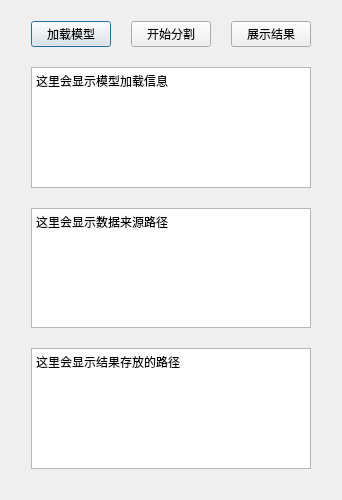
<?xml version="1.0" encoding="UTF-8"?>
<ui version="4.0">
 <class>main</class>
 <widget class="QDialog" name="main">
  <property name="geometry">
   <rect>
    <x>0</x>
    <y>0</y>
    <width>297</width>
    <height>500</height>
   </rect>
  </property>
  <property name="minimumSize">
   <size>
    <width>0</width>
    <height>500</height>
   </size>
  </property>
  <property name="maximumSize">
   <size>
    <width>16777215</width>
    <height>500</height>
   </size>
  </property>
  <property name="windowTitle">
   <string>主界面</string>
  </property>
  <layout class="QHBoxLayout" name="horizontalLayout_2">
   <item>
    <layout class="QVBoxLayout" name="verticalLayout_2">
     <property name="spacing">
      <number>20</number>
     </property>
     <property name="leftMargin">
      <number>20</number>
     </property>
     <property name="topMargin">
      <number>10</number>
     </property>
     <property name="rightMargin">
      <number>20</number>
     </property>
     <property name="bottomMargin">
      <number>20</number>
     </property>
     <item>
      <layout class="QHBoxLayout" name="horizontalLayout">
       <item>
        <widget class="QPushButton" name="load_model_btn">
         <property name="text">
          <string>加载模型</string>
         </property>
        </widget>
       </item>
       <item>
        <widget class="QPushButton" name="start_divide_btn">
         <property name="text">
          <string>开始分割</string>
         </property>
        </widget>
       </item>
       <item>
        <widget class="QPushButton" name="show_result_btn">
         <property name="text">
          <string>展示结果</string>
         </property>
        </widget>
       </item>
      </layout>
     </item>
     <item>
      <layout class="QVBoxLayout" name="verticalLayout">
       <property name="spacing">
        <number>20</number>
       </property>
       <item>
        <widget class="QTextBrowser" name="load_model_text">
         <property name="html">
          <string>&lt;!DOCTYPE HTML PUBLIC &quot;-//W3C//DTD HTML 4.0//EN&quot; &quot;http://www.w3.org/TR/REC-html40/strict.dtd&quot;&gt;
&lt;html&gt;&lt;head&gt;&lt;meta name=&quot;qrichtext&quot; content=&quot;1&quot; /&gt;&lt;style type=&quot;text/css&quot;&gt;
p, li { white-space: pre-wrap; }
&lt;/style&gt;&lt;/head&gt;&lt;body style=&quot; font-family:'SimSun'; font-size:9pt; font-weight:400; font-style:normal;&quot;&gt;
&lt;p style=&quot; margin-top:0px; margin-bottom:0px; margin-left:0px; margin-right:0px; -qt-block-indent:0; text-indent:0px;&quot;&gt;这里会显示模型加载信息&lt;/p&gt;&lt;/body&gt;&lt;/html&gt;</string>
         </property>
        </widget>
       </item>
       <item>
        <widget class="QTextBrowser" name="data_path_text">
         <property name="html">
          <string>&lt;!DOCTYPE HTML PUBLIC &quot;-//W3C//DTD HTML 4.0//EN&quot; &quot;http://www.w3.org/TR/REC-html40/strict.dtd&quot;&gt;
&lt;html&gt;&lt;head&gt;&lt;meta name=&quot;qrichtext&quot; content=&quot;1&quot; /&gt;&lt;style type=&quot;text/css&quot;&gt;
p, li { white-space: pre-wrap; }
&lt;/style&gt;&lt;/head&gt;&lt;body style=&quot; font-family:'SimSun'; font-size:9pt; font-weight:400; font-style:normal;&quot;&gt;
&lt;p style=&quot; margin-top:0px; margin-bottom:0px; margin-left:0px; margin-right:0px; -qt-block-indent:0; text-indent:0px;&quot;&gt;这里会显示数据来源路径&lt;/p&gt;&lt;/body&gt;&lt;/html&gt;</string>
         </property>
        </widget>
       </item>
       <item>
        <widget class="QTextBrowser" name="result_path_text">
         <property name="html">
          <string>&lt;!DOCTYPE HTML PUBLIC &quot;-//W3C//DTD HTML 4.0//EN&quot; &quot;http://www.w3.org/TR/REC-html40/strict.dtd&quot;&gt;
&lt;html&gt;&lt;head&gt;&lt;meta name=&quot;qrichtext&quot; content=&quot;1&quot; /&gt;&lt;style type=&quot;text/css&quot;&gt;
p, li { white-space: pre-wrap; }
&lt;/style&gt;&lt;/head&gt;&lt;body style=&quot; font-family:'SimSun'; font-size:9pt; font-weight:400; font-style:normal;&quot;&gt;
&lt;p style=&quot; margin-top:0px; margin-bottom:0px; margin-left:0px; margin-right:0px; -qt-block-indent:0; text-indent:0px;&quot;&gt;这里会显示结果存放的路径&lt;/p&gt;
&lt;p style=&quot;-qt-paragraph-type:empty; margin-top:0px; margin-bottom:0px; margin-left:0px; margin-right:0px; -qt-block-indent:0; text-indent:0px;&quot;&gt;&lt;br /&gt;&lt;/p&gt;&lt;/body&gt;&lt;/html&gt;</string>
         </property>
        </widget>
       </item>
      </layout>
     </item>
    </layout>
   </item>
  </layout>
 </widget>
 <resources/>
 <connections/>
</ui>
